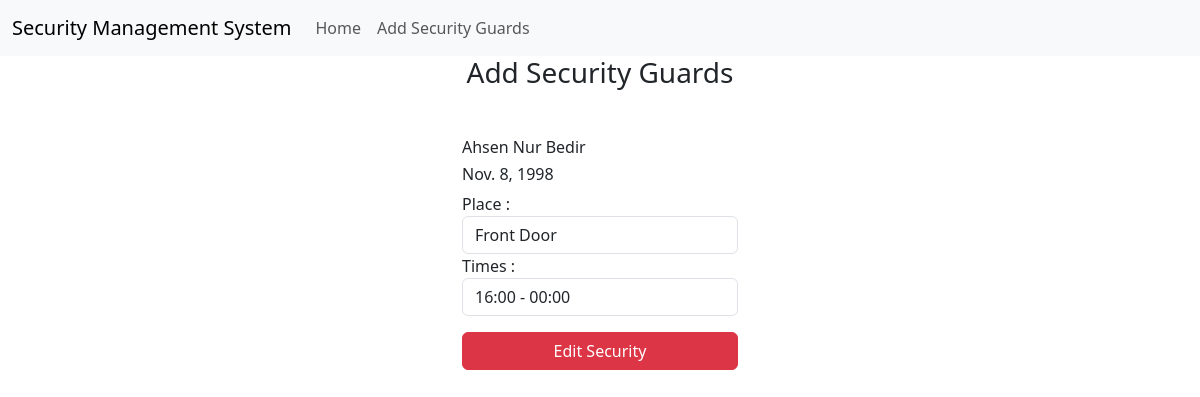
Page /edittime17 on the committed database.
### security_management/models.py (models this page shows, shortened)
class SecurityGuard(models.Model):
    name = models.CharField(max_length=100)
    surname = models.CharField(max_length=100)
    date_of_birth = models.DateField()
    years_of_experience = models.IntegerField()
    duty_times = models.ForeignKey(DutyTime, on_delete=models.CASCADE)  # ForeignKey ile DutyTime modeline referans veriliyor
    guard_place = models.ForeignKey(Place, on_delete=models.CASCADE, null=True)

class Place(models.Model):
    place = models.CharField(max_length=100)
    def __str__(self):
        return self.place

class DutyTime(models.Model):
    time = models.CharField(max_length=100)
    def __str__(self):
        return self.time

### security_management/views.py (the view, shortened to what this page needs)
# urls.py: path('edittime<int:guardId>',editTime,name="editTime")
def editTime(request,guardId):
    places = Place.objects.all()
    duty_times = DutyTime.objects.all()
    guard = SecurityGuard.objects.get(id = guardId )
    context = {
        'places': places,
        'duty_times': duty_times,
        'guard':guard
    }
    return render(request,'edit.html',context)

### templates/edit.html (shortened to what this page needs)
{% extends "base.html" %}
{% block content %}
<h3 class="text-center">Add Security Guards</h3>
<div class="container w-25 mt-5">
    <h6>{{guard.name}} {{guard.surname}}</h6>
    <h6>{{guard.date_of_birth}}</h6>
    <form action="" method="POST">
        <label for="">Place :</label>
        <select class="form-control" name="place" >
            <option value="{{guard.guard_place.id}}">{{guard.guard_place}}</option>
        </select>
        <label for="">Times :</label>
        <select class="form-control" name="time" >
            <option value="{{guard.duty_times.time}}">{{guard.duty_times}}</option>
        </select>
        <div class="m-auto text-center mt-3">
            <input class="btn btn-danger w-100"type="submit" value="Edit Security">
        </div>
    </form>
</div>
{% endblock content %}

### rows in the picture
SecurityGuard: name "Ahsen Nur", surname "Bedir", date_of_birth "Nov. 8, 1998", place "Front Door", time "16:00 - 00:00"
